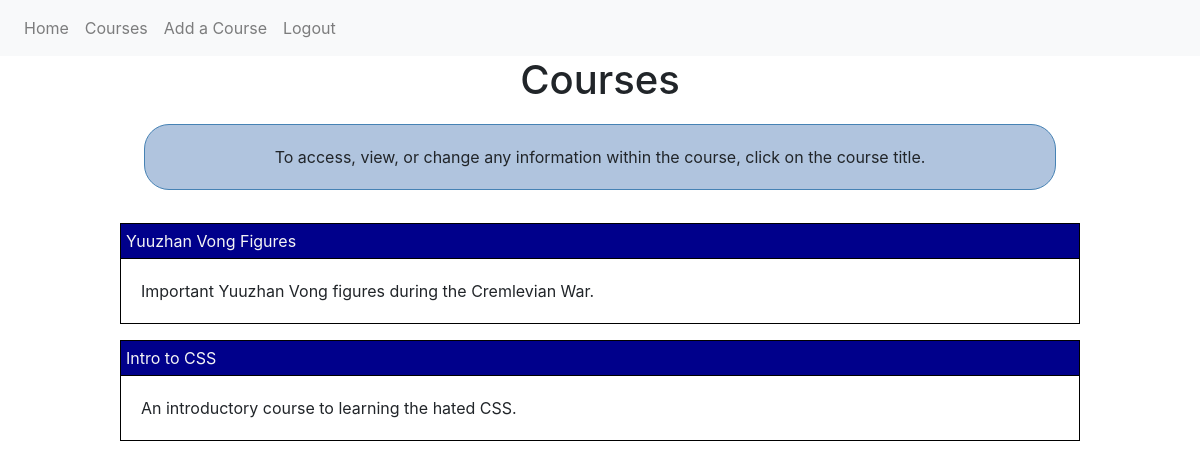
Before: /course/home (signed in) with the older database file.
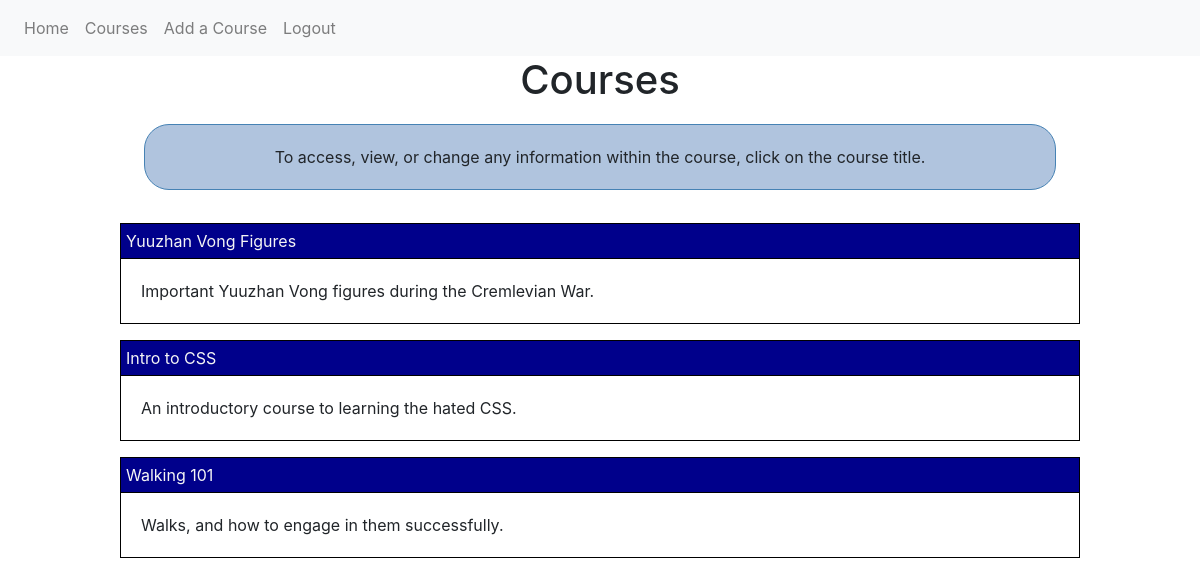
After: the same page with the newer database file.
### guide_and_teach/models.py (models this page shows, shortened)
class Course(db.Model):
    id = db.Column(db.Integer, primary_key=True)
    course_title = db.Column(db.String(100), nullable=False)
    course_desc = db.Column(db.Text, nullable=False)
    user_id = db.Column(db.Integer, db.ForeignKey('user.id'), nullable=False)
    student = db.relationship('Student', backref='course', lazy=True)

### guide_and_teach/routes.py (the view)
@app.route('/course/home')
@login_required
def course_home():
    courses = Course.query.all()
    return render_template('courses_page.html', title='Courses', courses=courses)

### guide_and_teach/models.py (called while the page is built)
@login_manager.user_loader
def load_user(user_id):
    return User.query.get(int(user_id))

### guide_and_teach/templates/courses_page.html
{% extends "layout.html" %}
{% block content %}
    <h1>Courses</h1>
    <div class="about">
    <div class="course_desc">
        <p>To access, view, or change any information within the course, click on the course title.</p>
    </div>
    </div>
    {% for course in courses %}
    {% if course.user == current_user %}
        <article>
            <table>
                <thead>
                    <tr>
                        <td><a class="white" href="{{ url_for('single_course', course_id=course.id) }}">{{ course.course_title }}</a></td>
                    </tr>
                </thead>
                <tbody>
                    <tr>
                        <td>
                            <p>{{ course.course_desc }}</p>
                        </td>
                    </tr>
                </tbody>
            </table>
        </article>
    {% endif %}
    {% endfor %}
{% endblock content %}

### guide_and_teach/templates/layout.html (shortened to what this page needs)
<!DOCTYPE html>
<html>
<head>
    <link rel="stylesheet" href="https://stackpath.bootstrapcdn.com/bootstrap/4.5.2/css/bootstrap.min.css">
    <link rel="stylesheet" type="text/css" href="{{ url_for('static', filename='style.css') }}">
</head>
<body>
    <nav class="navbar navbar-expand-lg navbar-light bg-light">
      {% if current_user.is_authenticated %}
        <div class="" id="navbarSupportedContent">
          <ul class="navbar-nav mr-auto">
            <li class="nav-item">
              <a class="nav-link" href="{{ url_for('home') }}">Home</a>
            </li>
            <li class="nav-item">
              <a class="nav-link" href="{{ url_for('course_home') }}">Courses</a>
            </li>
            <li class="nav-item">
              <a class="nav-link" href="{{ url_for('create_course') }}">Add a Course</a>
            </li>
            <li class="nav-item">
              <a class="nav-link" href="{{ url_for('logout') }}">Logout</a>
            </li>
          </ul>
        </div>
        {% endif %}
      </nav>
    {% block content %}{% endblock %}
</body>
</html>

### guide_and_teach/static/style.css (style rules this page uses)
p { padding: 10px; margin: 5px; }
article { display: flex; flex-direction: column; }
table { border: 1px solid black; border-radius: 10px; margin-top: .5em; margin-bottom: .5em; margin-left: 10%; margin-right: 10%; }
thead { border: 1px solid black; color: whitesmoke; background-color: darkblue; margin: 5px; padding: 1em; }
td { margin: 2px; padding: 5px; }
h1, h2, h4 { text-align: center; }
.course_desc { text-align: center; }
.white { color: whitesmoke; }
.about { margin-left: 12%; margin-right: 12%; margin-top: 20px; margin-bottom: 25px; padding: 5px; border: steelblue solid 1px; border-radius: 25px; background-color: lightsteelblue; }

Changed rows visible on the page:
added Course: course_title "Walking 101", course_desc "Walks, and how to engage in them successfully."
